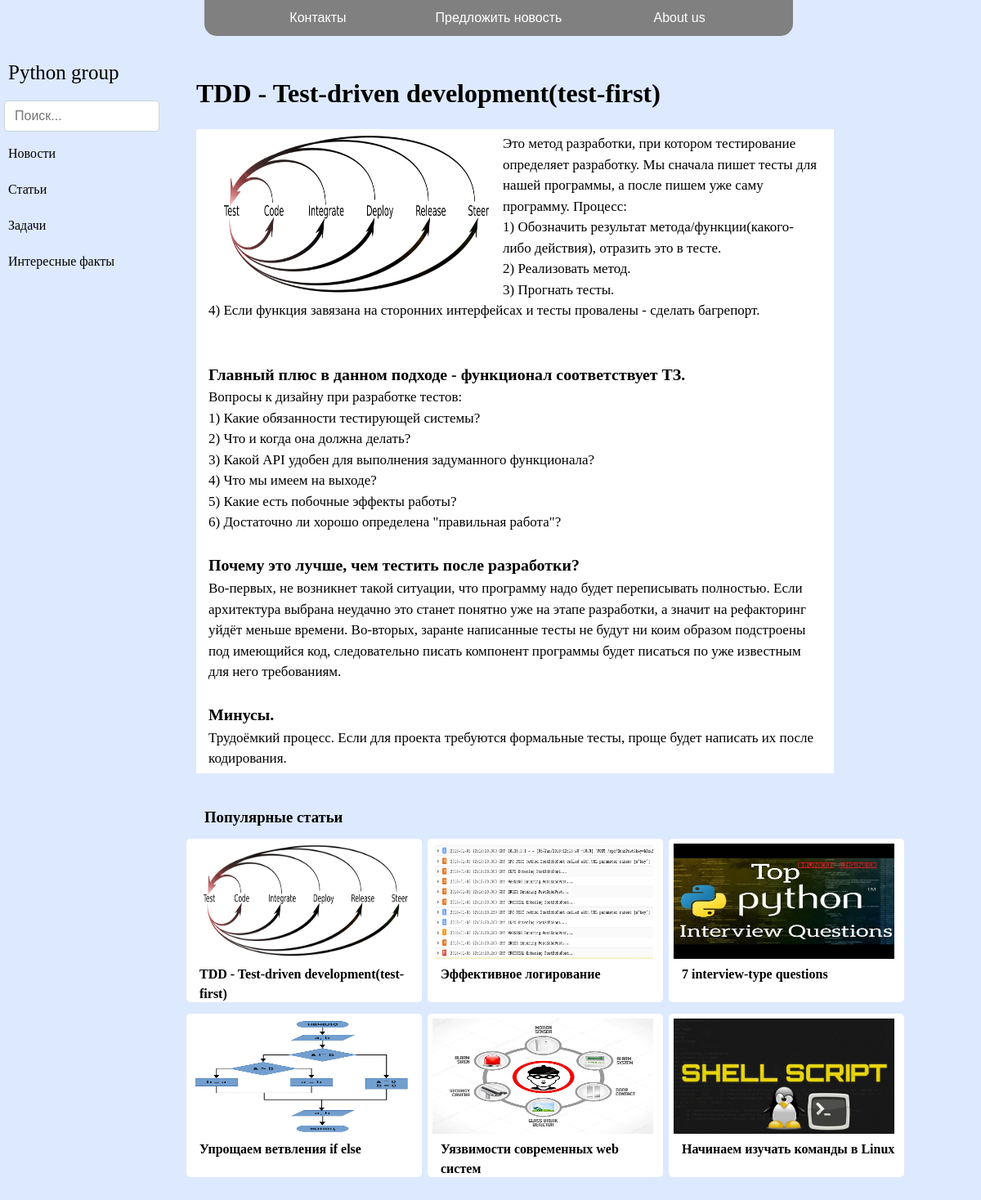
/articles/1, run on the app's committed database.
### articles/models.py (models this page shows, shortened)
class Articles(models.Model):
    preview = models.ImageField(
        upload_to='articles_preview', blank=False, verbose_name='Картинка'
    )
    title = models.CharField(unique=True, max_length=100,
                             db_index=True, verbose_name='Загаловок')
    text = models.TextField(verbose_name='Текст статьи')
    created_at = models.DateTimeField(
        auto_now_add=True, verbose_name='Время создания')
    updated_at = models.DateTimeField(auto_now=True)
    start_with_preview = models.BooleanField(default=True, verbose_name='Начало статьи-картинка?')
    def get_absolute_url(self):
        return reverse('article_page', kwargs={'article_id': self.pk})
    class Meta:
        verbose_name = 'Статья'
        verbose_name_plural = 'Статьи'
        ordering = ['id']

### articles/views.py (the view)
# urls.py: path('<str:article_id>', article_page, name='article_page')
def article_page(request, article_id):
	article = get_object_or_404(Articles, pk=article_id)
	context = {
		'article': article
	}
	return render(request, 'articles/single_aricle.html', context)

### articles/templatetags/popular_articles.py (called while the page is built)
@register.inclusion_tag('articles/popular_articles_recomm.html')
def get_popular_articles_recomm():
	articles = Articles.objects.all()[0:6]
	return {'articles': articles}

### articles/templates/articles/single_aricle.html (shortened to what this page needs)
{% extends 'base.html' %}
{% load static %}
{% load popular_articles %}
{% block style %}
	<link rel="stylesheet" href="{% static 'css/articles.css' %}">
{% endblock %}
{% block content %}
	<div class="article">
		<h1 class="title">{{ article.title }}</h1>
		{% autoescape off %}
			<div class="text">
				{% if article.start_with_preview %}
					<img src="{{ article.preview.url }}" width="350" height="200" style="float:left;margin-right:10px;">
				{% endif %}
				{{ article.text }}
			</div>
		{% endautoescape %}
	</div>
	{% get_popular_articles_recomm %}
{% endblock %}

### templates/base.html (shortened to what this page needs)
{% load static %}
<!DOCTYPE html>
<html>
<head>
	<link rel="stylesheet" href="{% static 'css/pg_base.css' %}">
	{% block style %} {% endblock %}
</head>
<body>
{% include 'inc/_header.html' %}
{% include 'inc/_sidebar.html' %}
{% block content %} {% endblock %}
</body>
</html>

### templates/inc/_header.html (shortened to what this page needs)
<div class="header">
	<div><a href="#">Контакты</a></div>
	<div><a href="#">Предложить новость</a></div>
	<div class="about_link">
			<a href="#">About us</a>
		</div>
</div>

### templates/inc/_sidebar.html
<div class="sidebar">
	<div class="logo"><a href="{% url 'feed_index' %}">Python group</a></div>
	<div class="search"><input type="text" class="form-control" name="search" placeholder="Поиск..."></div>
	<a href="{% url 'news_index' %}">
		<div class="item_category {% if title == 'Новости' %} current_page {%endif%}">
		Новости</div>
	</a>
	<a href="{% url 'article_index' %}">
		<div class="item_category {% if title == 'Статьи' %} current_page {%endif%}">
		Статьи</div>
	</a>
	<a href="{% url 'tasks_index' %}">
		<div class="item_category {% if title == 'Задачи' %} current_page {%endif%}">
		Задачи</div>
	</a>
	<a href="#">
		<div class="item_category">
		Интересные факты</div>
	</a>
</div>

### articles/templates/articles/popular_articles_recomm.html
<h3 style="margin-left:250px;">Популярные статьи</h3>
	<div class="recomm_articles">
		{% for article in articles %}
			<div class="recomm_item">
				<img src="{{ article.preview.url }}" class="recomm_item_img">
				<div class="recomm_item_title"><a href="{{ article.get_absolute_url }}">{{ article.title }}</a></div>
			</div>
		{% endfor %}
	</div>

### feed/static/css/pg_base.css (style rules this page uses)
* { margin:0; padding:0; }
body { min-height: 100vh; scroll-behavior: smooth; text-rendering: optimizeSpeed; line-height: 1.5; background: #dde9ff; }
*, *::before, *::after { box-sizing: border-box; }
a { color: #000; text-decoration: none }
.sidebar { position: absolute; top:20px; width: 20%; margin-top: 50px; }
.sidebar .search { width: 200px; padding: 5px; }
.sidebar .logo { margin-left: 10px; width: 160px; margin-bottom: 10px; font-family: cursive; font-size: 25px; }
.sidebar .item_category { padding: 10px; width: 200px; cursor: pointer; transition: .2s; }
.header { padding: 0 30px; display: flex; justify-content: space-between; width: 60%; background-color: gray; color: white; position: absolute; top:0px; left: 250px; border-radius:0px 0px 15px 15px; font-family:Arial; }
.header div { display: inline-block; width: 33%; padding: 10px; text-align: center; word-spacing: normal; text-transform: none; text-indent: 0px; text-shadow: none; }
.header a { color: white; }
.form-control { display:block;width:100%;padding:.375rem .75rem;font-size:1rem;font-weight:400;line-height:1.5;color:#212529;background-color:#fff;background-clip:padding-box;border:1px solid #ced4da;-webkit-appearance:none;-moz-appearance:none;appearance:none;border-radius:.25rem;transition:border-color .15s ease-in-out,box-shadow .15s ease-in-out }

### articles/static/css/articles.css (style rules this page uses)
.article .title { padding-bottom:20px; }
.article .text { padding: 5px 15px; background-color: white; font-size: 17px; margin-bottom:30px; }
.recomm_articles { display: flex; flex-wrap: wrap; margin-left: 19%; flex-direction: row; width: 1000px; padding-bottom: 50px; padding-top: 5px; }
.recomm_articles .recomm_item { width: 288px; height: 200px; margin: 7px 7px 7px 0px; background-color: white; padding: 6px; border-radius: 5px; }
.recomm_articles .recomm_item img { height: 75%; width: 98%; }
.recomm_articles .recomm_item_title { padding-left: 10px; overflow: hidden; font-weight: bold; }

### data on the page
Articles: title "TDD - Test-driven development(test-first)", preview (picture), text "Это метод разработки, при котором тестирование определяет разработку. Мы сначала пишет тесты для нашей программы, а после пишем уже саму программу. Процесс: 1) Обозначить результат метода/функции(какого-либо действия), отразить это в тесте. 2) Реализовать метод. 3) Прогнать тесты. 4) Если функция завязана на сторонних интерфейсах и тесты провалены - сделать багрепорт. Главный плюс в данном подходе - функционал соответствует ТЗ. Вопросы к дизайну при разработке тестов: 1) Какие обязанности тестирующей системы? 2) Что и когда она должна делать? 3) Какой API удобен для выполнения задуманного функционала? 4) Что мы имеем на выходе? 5) Какие есть побочные эффекты работы? 6) Достаточно ли хорошо…"
Articles: preview (picture), title "Эффективное логирование"
Articles: preview (picture), title "7 interview-type questions"
Articles: preview (picture), title "Упрощаем ветвления if else"
Articles: preview (picture), title "Уязвимости современных web систем"
Articles: preview (picture), title "Начинаем изучать команды в Linux"
